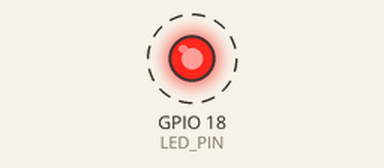
A program run on a simulated ESP32. Shown: output pins drawn as LEDs (lit = HIGH). Dashed ring = blinking. What the program prints to the serial monitor is not drawn.

Above: at 0.2 s.
Timing chart, 0 to 3.0 s (numbered marks = the images above):
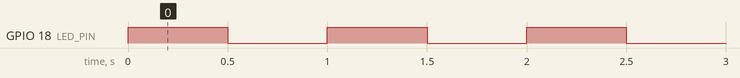

Measured:
- by itself, GPIO 18 (LED_PIN): alternates HIGH for 0.50 s and LOW for 0.50 s

The program:

main.cpp
```cpp
#include <Arduino.h>

const int LED_PIN = 18;   // GPIO18: LED through a 220 ohm resistor to GND

void setup() {
  pinMode(LED_PIN, OUTPUT);
  Serial.begin(115200);
  Serial.println("ESP32 Blink started");
}

void loop() {
  digitalWrite(LED_PIN, HIGH);
  Serial.println("LED ON");
  delay(500);
  digitalWrite(LED_PIN, LOW);
  Serial.println("LED OFF");
  delay(500);
}
```
